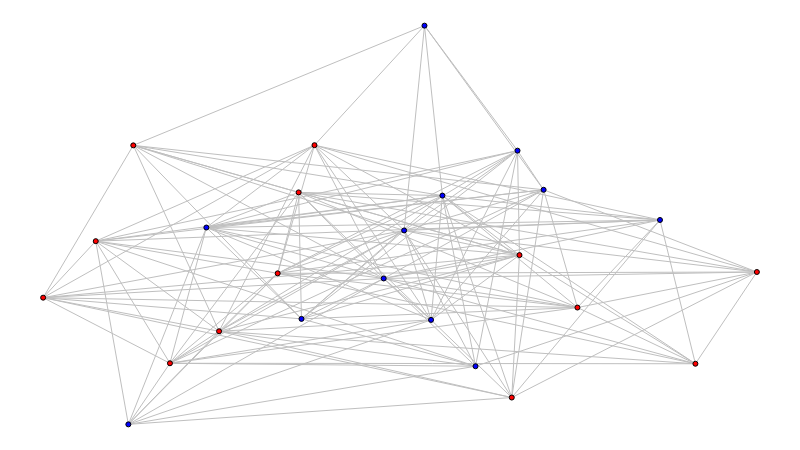

Source (notebook cell):
### Markdown cell above
Exemplo de distribuição de tipos de nó:

(esses tipos representam os *agentes* do modelo)

### Code cell
def set_types(g, num_closers=0):
    nodes = list(g.nodes)
    shuffle(nodes)

    for n in nodes[num_closers:]:
        g.nodes[n]['type'] = OPENER

    for n in nodes[:num_closers]:
        g.nodes[n]['type'] = CLOSER

    for n in g.nodes:
        if g.nodes[n]['type'] == OPENER:
            g.nodes[n]['color'] = OPENER_COLOR
        else:
            g.nodes[n]['color'] = CLOSER_COLOR


set_types(g, int(NUM_NODES / 2))

sn.show_graph(g)

### Figure 1 — Plotly figure (JSON) as saved in the notebook; plotly's stock layout.template omitted (floating-point values rounded to 4 significant figures; data arrays with more than 128 entries replaced by an {"elided": "..."} marker saying what was removed)
{"data": [{"hoverinfo": "none", "line": {"color": "rgb(191, 191, 191)", "width": 1}, "mode": "lines", "type": "scatter", "uid": "a073436e-d5f6-11e8-a516-5cc9d3f52cf6", "x": {"elided": "441 float values"}, "y": {"elided": "441 float values"}}, {"hoverinfo": "none", "marker": {"color": "rgb(255, 0, 0)", "line": {"color": "rgb(0, 0, 0)", "width": 1}, "size": 5}, "mode": "markers+text", "text": [], "textfont": {"color": "rgb(255, 255, 255)"}, "textposition": "middle center", "type": "scatter", "uid": "a073436f-d5f6-11e8-8e8a-5cc9d3f52cf6", "x": [0.358, 0.6674, 0, 0.7486, 0.07374, 0.2465, 0.3286, 0.1777, 1, 0.9139, 0.3802, 0.1263, 0.6566], "y": [0.5818, 0.4245, 0.3178, 0.293, 0.4595, 0.2335, 0.3788, 0.1532, 0.3821, 0.152, 0.7002, 0.6997, 0.06729]}, {"hoverinfo": "none", "marker": {"color": "rgb(0, 0, 255)", "line": {"color": "rgb(0, 0, 0)", "width": 1}, "size": 5}, "mode": "markers+text", "text": [], "textfont": {"color": "rgb(255, 255, 255)"}, "textposition": "middle center", "type": "scatter", "uid": "a0734370-d5f6-11e8-a68f-5cc9d3f52cf6", "x": [0.6647, 0.5435, 0.2287, 0.4771, 0.5343, 0.362, 0.5058, 0.6058, 0.7012, 0.1194, 0.5594, 0.8643], "y": [0.6865, 0.2621, 0.4937, 0.3659, 1, 0.2645, 0.4863, 0.1458, 0.5883, 0, 0.5737, 0.5126]}], "layout": {"height": 450, "margin": {"b": 0, "l": 0, "r": 0, "t": 0}, "showlegend": false, "width": 800, "xaxis": {"showgrid": false, "showticklabels": false, "zeroline": false}, "yaxis": {"showgrid": false, "showticklabels": false, "zeroline": false}}}
